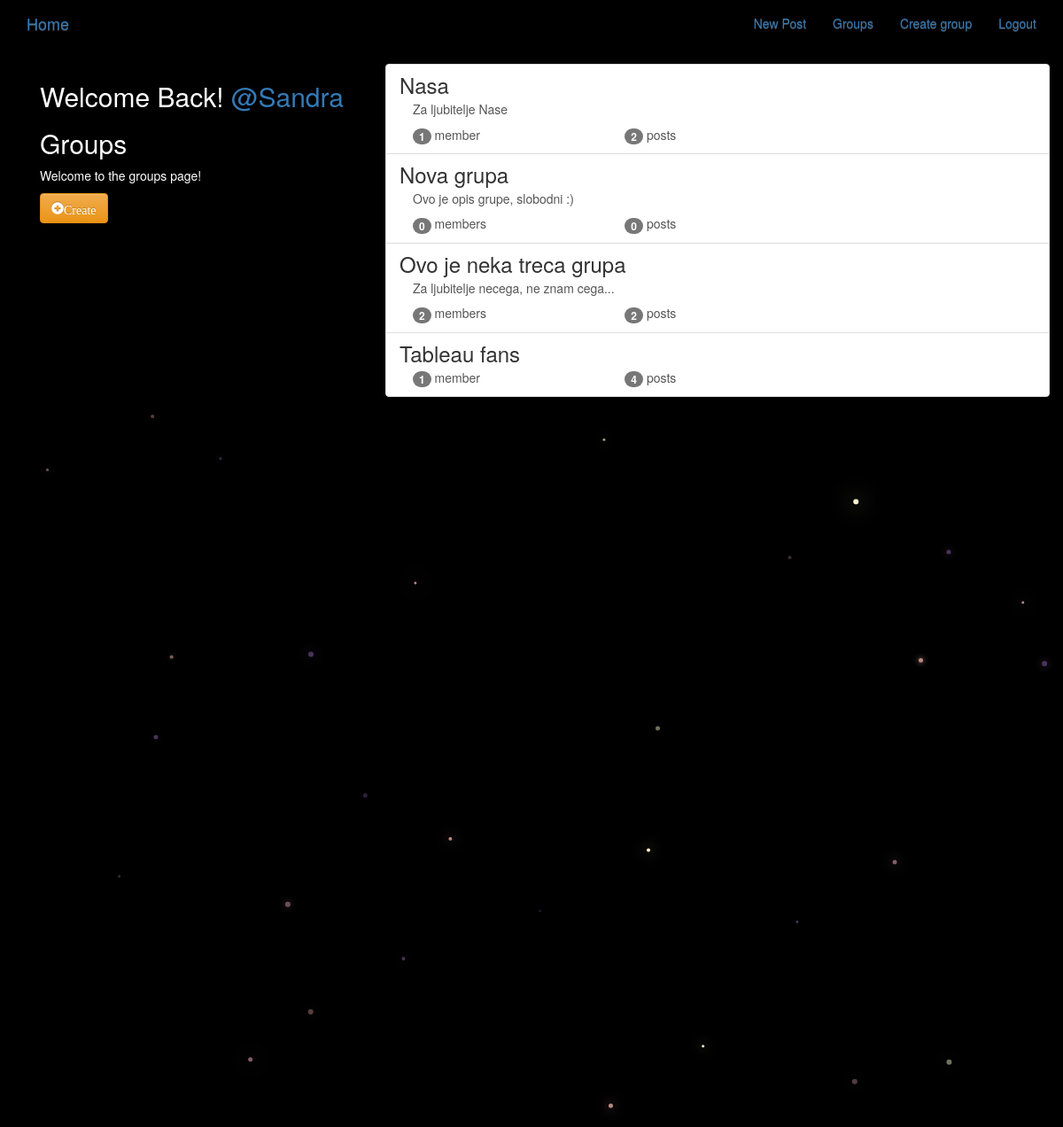
Screenshot of /groups/ (signed in) with the database file from the repository.
### groups/models.py (models this page shows, shortened)
class Group(models.Model):
    name = models.CharField(max_length=255, unique=True)
    slug = models.SlugField(allow_unicode=True, unique=True)
    description = models.TextField(blank=True, default = '')
    description_html = models.TextField(editable=False, default='',blank=True)
    members = models.ManyToManyField(User, through = 'GroupMember')
    class Meta:
        ordering = ['name']

### groups/views.py (the view)
class ListGroups(generic.ListView):
    model = Group

### groups/templates/groups/group_list.html
{% extends "groups/group_base.html" %}
{% block pregroup%}
  <div class="col-md-4">
    <div class="content">
      {%if user.is_authenticated %}
      <h2>Welcome Back!
        <a href="{% url 'posts:for_user' username=user.username%}">
          @{{user.username}}
        </a>
      </h2>
      {%endif%}
      <h2>Groups</h2>
      <p>Welcome to the groups page!</p>
    </div>
    {% if user.is_authenticated%}
      <a href="{% url 'groups:create' %}" class="btn btn-md btn-fill btn-warning">
        <span class="glyphicon glyphicon-plus-sign">Create</span>
      </a>
    {%endif%}
  </div>
{% endblock%}
{%block group_content%}
  <div class="col-md-8">
    <div class="list-group">
      {%for group in object_list%}
        <a class="list-group-item" href="{% url 'groups:single' slug=group.slug%}">
          <h3 class="title list-group-item-heading">{{group.name}}</h3>
          <div class="list-group-item-text container-fluid">
            {{group.description_html|safe}}
              <div class="row">
                <div class="col-md-4">
                  <span class="badge">{{group.members.count}}</span>
                  member{{group.members.count|pluralize}}
                </div>
                <div class="col-md-4">
                  <span class="badge">{{group.posts.count}}</span>
                  post{{group.posts.count|pluralize}}
                </div>
              </div>
          </div>
        </a>
      {%endfor%}
    </div>
  </div>
{% endblock %}

### static/social_net_site/css/master.css (style rules this page uses)
body { margin: 0; overflow: hidden; background-color: black; color:white; }

### rows the page displays
Group: name "Nasa", description_html "Za ljubitelje Nase", members.count "1", posts.count "2"
Group: name "Nova grupa", description_html "Ovo je opis grupe, slobodni :)", members.count "0", posts.count "0"
Group: name "Ovo je neka treca grupa", description_html "Za ljubitelje necega, ne znam cega...", members.count "2", posts.count "2"
Group: name "Tableau fans", members.count "1", posts.count "4"

### other values shown
{{ user.username }} "Sandra"
